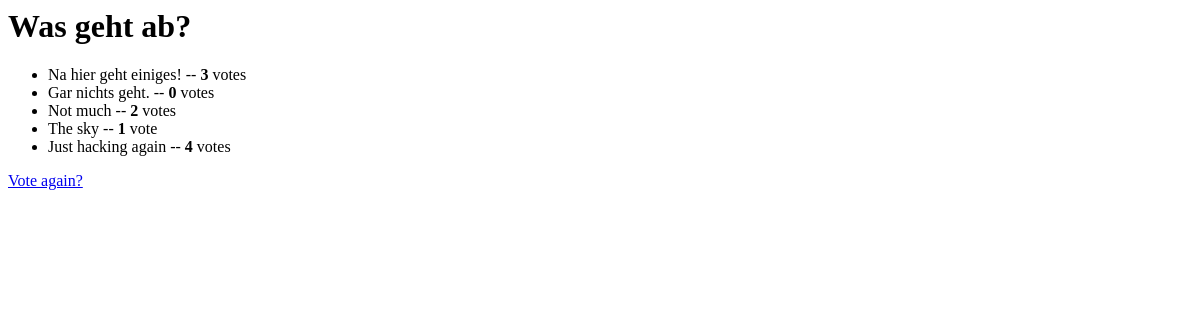
The app's page /polls/1/results/, older data.
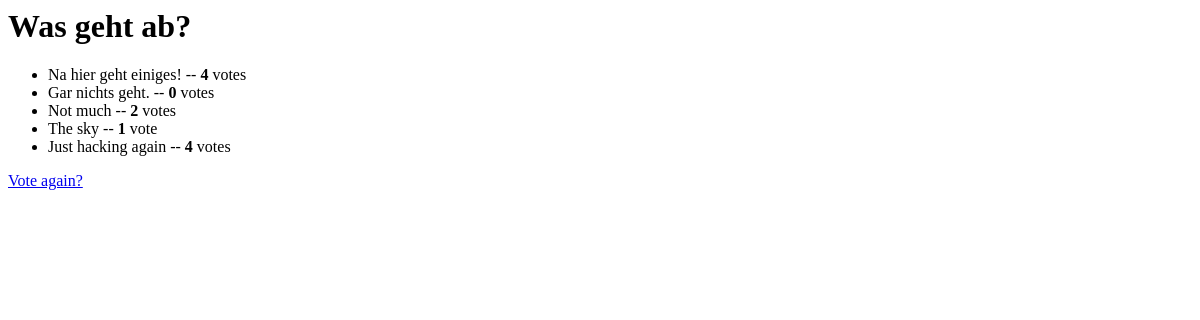
The same page, newer data.
### polls/models.py (models this page shows, shortened)
class Choicex(models.Model):
	question = models.ForeignKey(Question, on_delete=models.CASCADE)
	choice_text = models.CharField(max_length=200)
	votes = models.IntegerField(default=0)

### polls/views.py (the view)
# urls.py: url(r'^(?P<pk>[0-9]+)/results/$', views.ResultsView.as_view(), name='results'),
class ResultsView(generic.DetailView):
	model = Question
	template_name = 'polls/results.html'

### polls/templates/polls/results.html
<h1>{{ question.question_text }}</h1>
<ul>
	{% for choice in question.choicex_set.all %}
		<li>
			{{ choice.choice_text }} -- <strong>{{ choice.votes }}</strong> vote{{ choice.votes|pluralize }}
		</li>
	{% endfor %}
</ul>
<a href="{% url 'polls:detail' question.id %}">Vote again?</a>

Row changes from the older to the newer data that the page shows:
changed Choicex "Na hier geht einiges!": votes "3" → "4"
